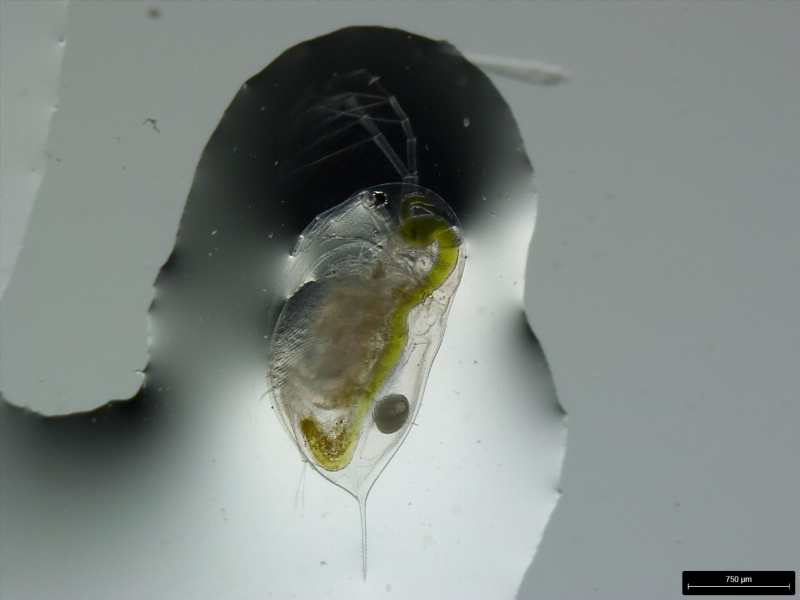
#> input picture images/Cvat~longispina_DVM6~Project_Longispina_DVM6_6.jpg, 1600 x 1200 px, given in place of ., which was not available (shown at 1/2 size)
$ python -i Scale_detect_EasyOCR.py   (imports and definitions only)
#> lines starting #> are read from the running program, lines starting #| are printed output that depends on the picture; after the words box and inside, x2 and y2 are one past the last pixel; in counts of white or black regions, pixels touching at a corner belong together; pictures that were not available may be replaced by others from this repository, and a replacement may not be noted
### Goal: Read in an Image an autoamtically detect the Scale used:
## Caveats: Maybe we will need manual input of scale,
##Do we perform this per Image or once provided the person doesn't change the zoom


####
#### Read in all Images and save their respective paths and filenames
# [16 lines left out: function Images_list, not called in this run]

def getLineLength(Image_names):
  ## Gaussiaun blur and image read ##
  # Detects lines used for scale, always
  # counts the saves the shortest scale
  # in image
  # Input: image names in folder
  # Output: line coordinates and length
  ###################################

  import cv2 as cv2
  import numpy as np
  from PIL import Image
  import matplotlib.pyplot as plt

  list_of_lengths = []
  list_of_images = []
  line_Coors = []
  list_of_lines = []
  for x in range(len(Image_names)):
      img = cv2.imread(Image_names[x])
#> img is the input picture: shape (1200, 1600, 3); mean B, G, R 131.4, 135.7, 128.1

      #print(x)
      # Load the original RGB image
      normalized_image = cv2.normalize(img, None, 0, 1, cv2.NORM_MINMAX)
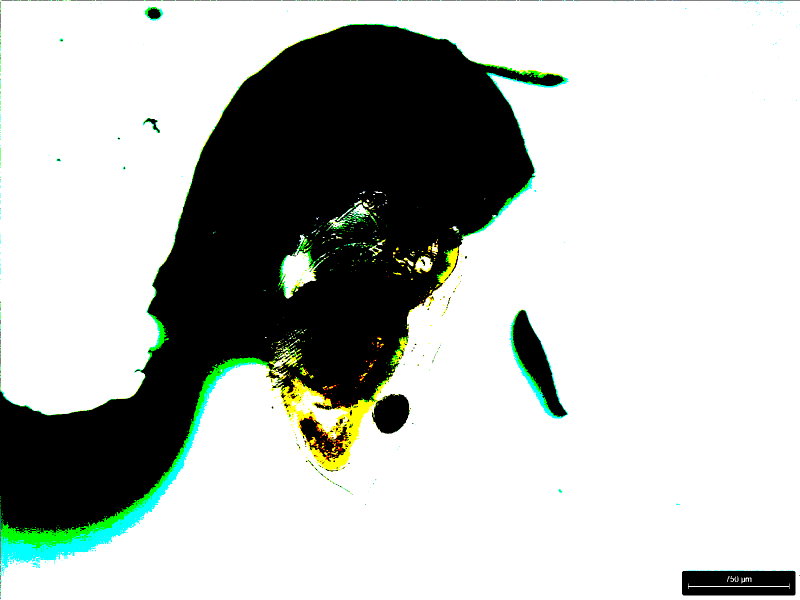
#> normalized_image: shape (1200, 1600, 3) (shown at 1/2 size); mean B, G, R 0.728, 0.745, 0.727; drawn with 1 as white
      # Extract the R, G, B channels
      b, g, r = cv2.split(normalized_image)
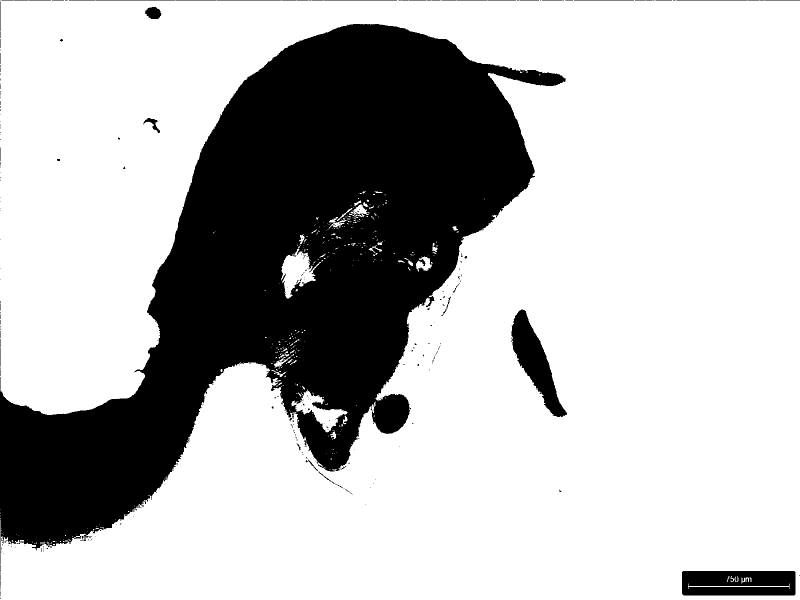
#> b: shape (1200, 1600) (shown at 1/2 size); values 0 (black) and 1 (white), 72.8% white; 289 black regions (248 under 20 px), largest, box (x1, y1, x2, y2) and area: (0, 48, 1132, 1128) 498368, (1364, 1142, 1591, 1191) 10486, (1023, 619, 1134, 834) 8944
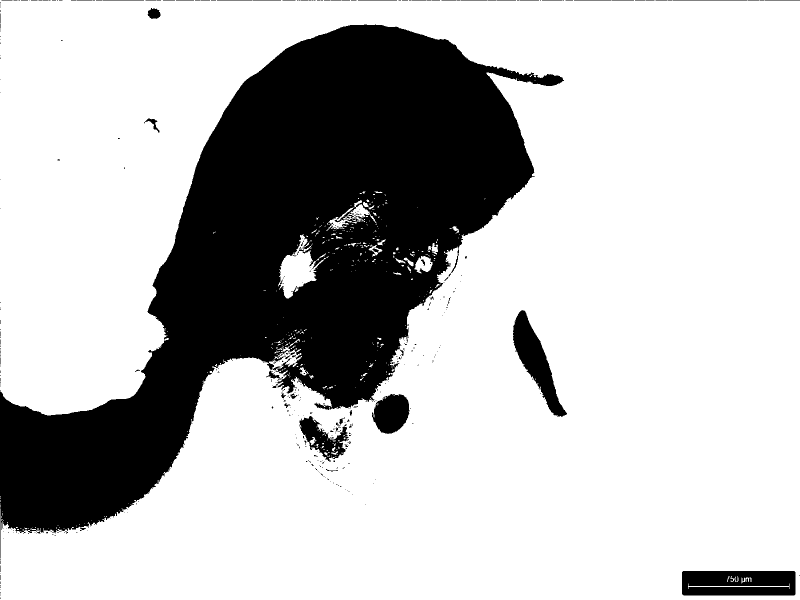
#> g: shape (1200, 1600) (shown at 1/2 size); values 0 (black) and 1 (white), 74.5% white; 391 black regions (339 under 20 px), largest, box (x1, y1, x2, y2) and area: (0, 49, 1128, 1117) 458616, (1364, 1142, 1591, 1191) 10487, (1026, 620, 1134, 834) 8016
#> r: shape (1200, 1600); values 0 (black) and 1 (white), 72.7% white; 430 black regions (389 under 20 px), largest, box (x1, y1, x2, y2) and area: (0, 47, 1137, 1199) 490034, (1019, 619, 1136, 838) 10631, (1364, 1141, 1591, 1191) 10620
      # Create a mask for pixels where R = G = B
      mask = np.logical_and(r == g, g == b)
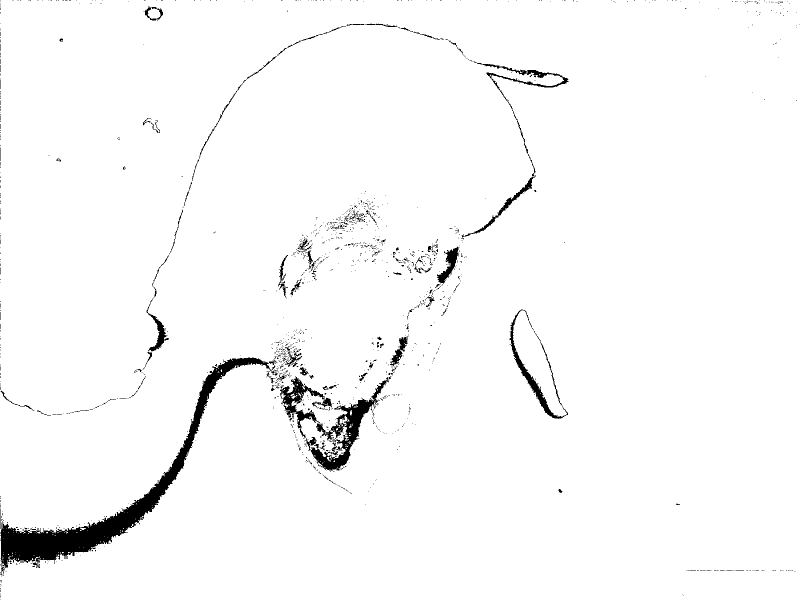
#> mask: shape (1200, 1600) bool (shown at 1/2 size); 97.3% white; 1372 black regions (1279 under 20 px), largest, box (x1, y1, x2, y2) and area: (1, 715, 556, 1151) 23001, (560, 753, 783, 941) 9553, (1019, 619, 1136, 838) 2606
      # Create a new grayscale image with the same size as the original image
      gray_image = np.zeros_like(r, dtype=np.uint8)
      # Set the pixels in the grayscale image where R = G = B to the corresponding pixel values
      gray_image[mask] = r[mask]
#> gray_image: shape (1200, 1600); values 0 (black) and 1 (white), 71.9% white; 333 black regions (307 under 20 px), largest, box (x1, y1, x2, y2) and area: (0, 47, 1137, 1199) 513878, (1019, 619, 1136, 838) 10636, (1364, 1141, 1591, 1191) 10620

      ## why should we blur? Image lines should be sharp -> thresholding should be the most effective
      ## In thresholding we need to consider colors but should be managable if we make an OTSU and
      ## hard cut off for white backgrounds with white scales
      kernel_size = (5,1) # We do not wnt to blur the x axis as we need the length information
      blur_gray = cv2.GaussianBlur(gray_image,(kernel_size),0)
#> blur_gray: shape (1200, 1600); values 0 (black) and 1 (white), 71.9% white; 145 black regions (124 under 20 px), largest, box (x1, y1, x2, y2) and area: (0, 48, 1137, 1135) 513831, (1364, 1141, 1591, 1191) 10647, (1019, 619, 1136, 837) 10637

      low_threshold = 0
      high_threshold = 1
      edges = cv2.Canny(blur_gray, low_threshold, high_threshold)
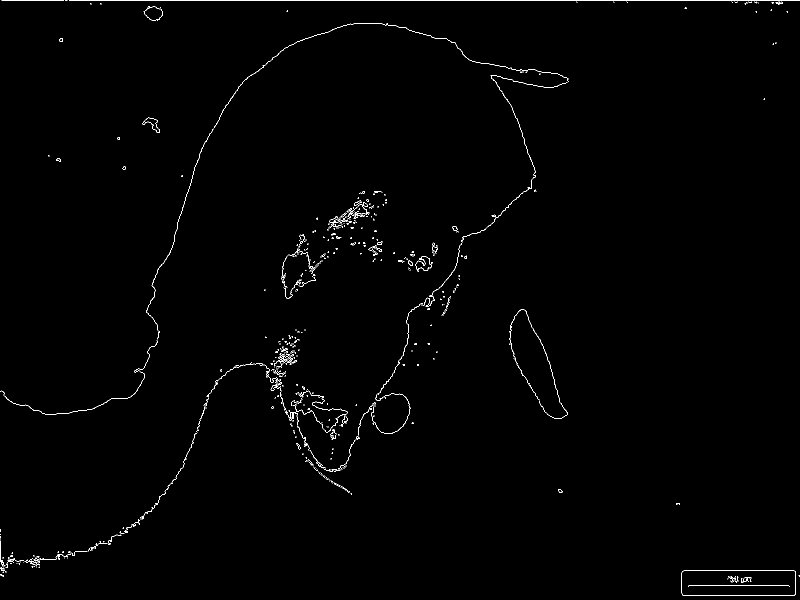
#> edges: shape (1200, 1600) (shown at 1/2 size); 0.66% white in thin lines or dots

      #### Set HoughLinesP Parameters

      rho = 1 # distance resolution in pixels of the Hough grid
      theta = np.pi / 180  # angular resolution in radians of the Hough grid
      threshold = 100  # minimum number of votes (intersections in Hough grid cell)
      min_line_length = 100 # minimum number of pixels making up a line
      max_line_gap = 0  # maximum gap in pixels between connectable line segments
      line_image = np.copy(img) * 0
#> line_image: shape (1200, 1600, 3); every value is 0
      line_image2 = np.copy(img) * 0  # creating a blank to draw lines on
      # Run Hough on edge detected image
      # Output "lines" is an array containing endpoints of detected line segments

      lines = cv2.HoughLinesP(edges, rho, theta, threshold, np.array([]),min_line_length, max_line_gap)
#> lines = [[138, 0, 1599, 0], [1365, 1190, 1589, 1190], [1377, 1171, 1577, 1171]]

      if lines is None: ## If no lines are found
        line_Coors.append(0)
        list_of_lengths.append(0)
        list_of_images.append(blur_gray)
        list_of_lines.append(0)
      else: # if there are lines

        Coordinates, Lengths = group_lines(lines) ## combine close lines
#> in group_lines, `lines = lines.tolist()`: lines = [[[138, 0, 1599, 0]], [[1365, 1190, 1589, 1190]], [[1377, 1171, 1577, 1171]]]
#> in group_lines, `current_group = [lines[0]]`: current_group = [[[138, 0, 1599, 0]]]
#> the loop in group_lines, `for line in lines[1:]:` made 2 passes
#> after the loop in group_lines, `for line in lines[1:]:`: groups = 2 items
#> the loop in group_lines, `for group in groups:` made 3 passes
#> (group, x_min, x_max, y_mean) on passes 1 to 3: ([[[138, 0, 1599, 0]]], 138, 1599, 0), ([[[1377, 1171, 1577, 1171]]], 1377, 1577, 1171), ([[[1365, 1190, 1589, 1190]]], 1365, 1589, 1190)
#> after the loop in group_lines, `for group in groups:`: extracted_lengths = [1461, 200, 224]; fused_lines = [[[138, 0, 1599, 0]], [[1377, 1171, 1577, 1171]], [[1365, 1190, 1589, 1190]]]
#> the loop in group_lines, `for line, length in zip(fused_lines, extracted_lengths):` made 3 passes
#> (line, length) on passes 1 to 3: ([[138, 0, 1599, 0]], 1461), ([[1377, 1171, 1577, 1171]], 200), ([[1365, 1190, 1589, 1190]], 224)
#> after the loop in group_lines, `for line, length in zip(fused_lines, extracted_lengths):`: filtered_lengths = [1461, 200, 224]; filtered_lines has the same summary as fused_lines
#> Coordinates has the same summary as fused_lines in group_lines; Lengths = [1461, 200, 224]
        #print(Lengths, Coordinates)
        # Create an empty image for drawing the lines

        # Discard extreme lines###
        # Case 1 Long lines at image edge
        # Hough Lines sometimes shows behavior taking edges of the iamge as line
        # But y = 0 and y = image_height is never a applicable line

        max_y = edges.shape[0] - 1  # Subtract 1 since indexing starts from 0
#> max_y = 1199
        filtered_lines = []
        filtered_lengths = []

        for length, line in zip(Lengths, Coordinates): ## If one of the rows is the beginnig or end of the image delete
          #print(line,length)
          # and delete the length value # y is always the same for both
          if line[0][1] != max_y and line[0][1] != 0:

            filtered_lines.append(line)
            filtered_lengths.append(length)
#> this loop made 3 passes
#> (length, line) on passes 1 to 3: (1461, [[138, 0, 1599, 0]]), (200, [[1377, 1171, 1577, 1171]]), (224, [[1365, 1190, 1589, 1190]])
#> after the loop, filtered_lengths = [200, 224]; filtered_lines = [[[1377, 1171, 1577, 1171]], [[1365, 1190, 1589, 1190]]]

        # Case two lines that are over the minimum 100px but over 50% smaller than
        # the other lines in the list, which would make it a fragment

        filtered_lines_step2= []  # List to store the filtered lines
        filtered_lengths_step2 = []

        max_length = max(filtered_lengths)  # Find the maximum length
#> max_length = 224
        #print(max_length, filtered_lengths, x)
        if len(filtered_lengths) > 1:
            for line, length in zip(filtered_lines, filtered_lengths):
                if length < 0.5 * max_length:  # Check if length is less than 50% of max length
                    continue  # Skip this line and length
                else:
                    filtered_lines_step2.append(line)
                    filtered_lengths_step2.append(length)
#> this loop made 2 passes
#> after the loop, filtered_lengths_step2 = [200, 224]; filtered_lines_step2 has the same summary as filtered_lines

        else: ## If we have only one value -> no list but int then
          filtered_lines_step2 = filtered_lines
          filtered_lengths_step2 = filtered_lengths

        ## Now we want to select for the right line We have two conditions:
        ## If we find only one or two lines we take the shortest line we find
        ## If we have more lines we take the inner lines as the scale is contained
        ## in the box. This allows resilience against not completly detected boxe edges
        ##########################################################################

        #print(filtered_lengths_step2,filtered_lines_step2)
        ## Get the coordinates of the shortest line

        if len(filtered_lines_step2) < 3: ## If only 1-2 lines left we take the
          # shortest line we find
          Idx = filtered_lengths_step2.index(min(filtered_lengths_step2))
#> Idx = 0
          Correct_Coor = filtered_lines_step2[Idx]
#> Correct_Coor = [[1377, 1171, 1577, 1171]]

          x1, y1, x2, y2 = Correct_Coor[0]
#> x1 = 1377; y1 = 1171; x2 = 1577; y2 = 1171

          cv2.line(line_image, (x1, y1), (x2, y2), (255, 0, 0), 1)
#> line_image: shape (1200, 1600, 3); mean B, G, R 0, 0, 0

        else:
          # If more lines are left we take a line from the middle
          # This is only robust if we 1) merged all lines correctly
          # or upper and lower box lines are detected.
          # If we detect two lines for upper boundary and none for the lower
          # as well as 1 for the real scale we select a false value

          Middle_line = len(filtered_lines_step2)//2
          Correct_Coor = filtered_lines_step2[Middle_line]
          x1, y1, x2, y2 = Correct_Coor[0]

          cv2.line(line_image, (x1, y1), (x2, y2), (255, 0, 0), 1)


        ## Control Area
        test = cv2.addWeighted(img, 0.2, line_image, 0.8, 0)
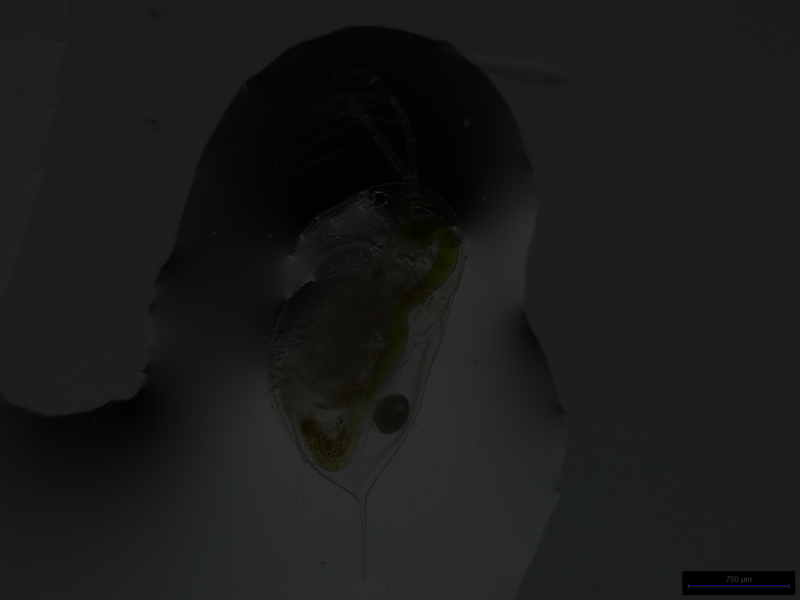
#> test: shape (1200, 1600, 3) (shown at 1/2 size); mean B, G, R 26.3, 27.1, 25.6

        for line in lines: ## No plot raw lines
          for x1,y1,x2,y2 in line:
            cv2.line(line_image2,(x1,y1),(x2,y2),(255,0,0),1)
#> this loop made 3 passes
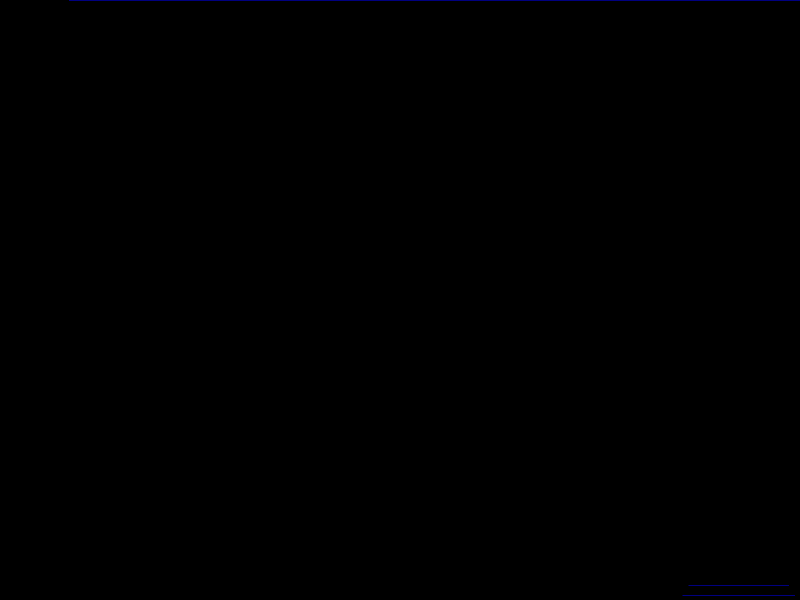
#> line_image2: shape (1200, 1600, 3) (shown at 1/2 size); mean B, G, R 0.3, 0, 0

        test2 = cv2.addWeighted(img, 0.2, line_image2, 0.8, 0)
        #plt.imsave(f"/home/philipp/Scale_Values_combined/Simona/Image_test1_{x}.jpg",arr = test, dpi = 600)


        ## Result Area
        PixelPerUnit = min(filtered_lengths_step2) ## take the min value of length as scale
#> PixelPerUnit = 200

        # Append values to lists
        line_Coors.append(Correct_Coor)
        list_of_lengths.append(PixelPerUnit)
        list_of_images.append(img)
        list_of_lines.append(lines)
  return list_of_lengths, line_Coors, list_of_images

def group_lines(lines):
    ### Input list of lines Coordinates generated by houghlinesP
    ### First tries to fuse lines then dimsiss short lines
    ### then selects the shortest line as the scale
    ###
    ### Output: list of "correct" lines

    import numpy as np
    groups = []
    fused_lines = []
    extracted_lengths = []
    # Convert lines to a list if it is a NumPy array
    if isinstance(lines, np.ndarray):
        lines = lines.tolist()
    # Sort lines based on y-coordinate
    lines.sort(key=lambda line: line[0][1])

    # Group lines that are within 3 pixels of each other
    current_group = [lines[0]]
    for line in lines[1:]:
        if line[0][1] - current_group[-1][0][3] <= 3:
            current_group.append(line)
        else:
            groups.append(current_group)
            current_group = [line]
    groups.append(current_group)

    # Fuse lines within each group
    for group in groups:
        x_min = min(line[0][0] for line in group)
        x_max = max(line[0][2] for line in group)
        y_mean = int(sum(line[0][1] for line in group) / len(group))
        fused_lines.append([[x_min, y_mean, x_max, y_mean]])
        extracted_lengths.append(abs(x_max - x_min))

    # Discard lines that are under 100 pixels in length
    filtered_lines = []
    filtered_lengths = []
    for line, length in zip(fused_lines, extracted_lengths):
        if length >= 100:
            filtered_lines.append(line)
            filtered_lengths.append(length)

    return filtered_lines, filtered_lengths

# [204 lines left out: functions RoughCrop, detect_Number, CropImage, Sortlist, makeDfwithfactors, not called in this run]

#> (the run stopped early here; a loop or call above may not have finished)
